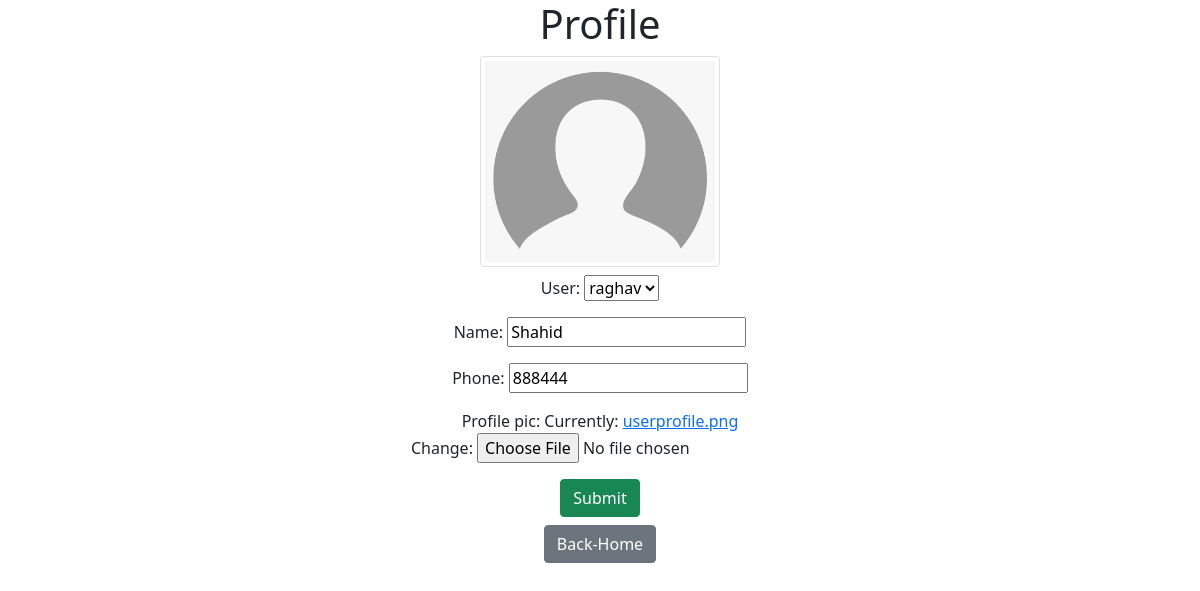
/account/ (signed in), run on the app's committed database.
### home/models.py (models this page shows, shortened)
class Profile(models.Model):
    user=models.OneToOneField(User,null=True,on_delete=models.CASCADE)
    name=models.CharField(max_length=100,null=True)
    phone=models.CharField(max_length=100,null=True)
    profile_pic=models.ImageField(default="userprofile.png",upload_to='upload/',null=True)
    date_created=models.DateField(auto_now_add=True,null=True)

### home/views.py (the view)
# urls.py: path('account/',views.account,name="account"),
@login_required(login_url='/login')
def account(request):
    user= Profile.objects.get(user=request.user)
    form=UserForm(instance=user)
    print(user.phone)
    print(user.profile_pic)
    if request.method=="POST":
        form=UserForm(request.POST,request.FILES,instance=user)
        if form.is_valid():
            form.save()
            return redirect('/')
    context={'form':form,'user':user}
    return render(request,'authentication/profile.html',context)

### home/forms.py
class UserForm(forms.ModelForm):
    class Meta:
        model=Profile
        exclude=['owner']

### home/templates/authentication/profile.html (shortened to what this page needs)
{% load static %}
<!doctype html>
<html lang="en">
  <head>
    <link href="https://cdn.jsdelivr.net/npm/bootstrap@5.1.3/dist/css/bootstrap.min.css" rel="stylesheet">
  </head>
  <body>
    <h1 class="text-center">Profile</h1>
    <div class="text-center ">
        <img src="{{user.profile_pic.url}}" class="img-thumbnail text-center" alt="...">
      </div>
    <form method="POST" class="text-center mt-2" action="" enctype="multipart/form-data">
       {{form.as_p}}
        <input class="btn btn-success" type="submit" name="Submit">
    </form>
    <div class="text-center mt-2">
        <a href="{% url 'list_task' %} " class="btn btn-secondary text-center">Back-Home</a>
    </div>
  </body>
</html>

### home/templates/authentication/profile.html (style rules this page uses)
.img-thumbnail { width:20%; height:15%; }

### data on the page
Profile: profile_pic (picture), user "raghav", name "Shahid", phone "888444"
